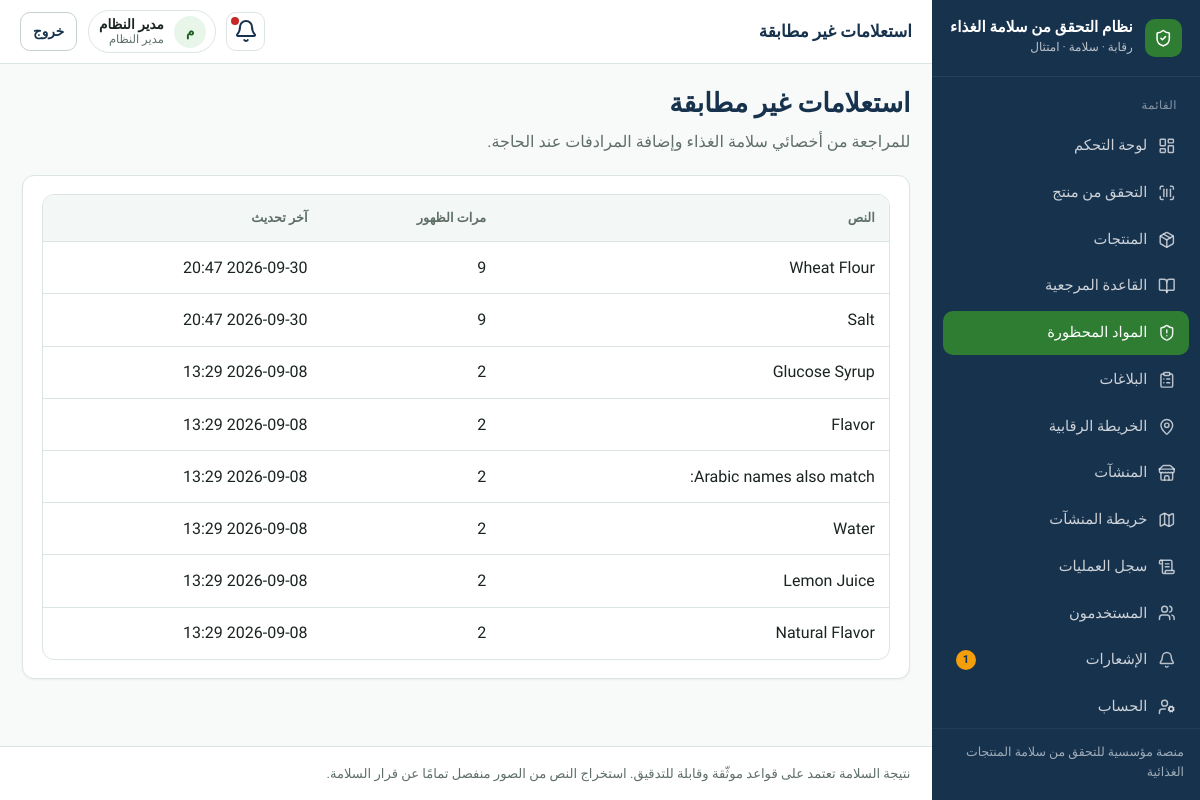
/ingredients/unmatched/ (signed in), run on the app's committed database.
### apps/accounts/models.py (models this page shows, shortened)
class User(AbstractUser):
    id = models.UUIDField(primary_key=True, default=uuid.uuid4, editable=False)
    full_name = models.CharField("الاسم الكامل", max_length=150, blank=True)
    phone = models.CharField("الهاتف", max_length=20, blank=True, null=True, unique=True)
    role = models.CharField(
        max_length=32,
        choices=Role.choices,
        default=Role.USER,
        db_index=True,
    )
    preferred_language = models.CharField(
        max_length=2,
        choices=[("ar", "العربية"), ("en", "English")],
        default="ar",
    )
    is_active = models.BooleanField(default=True)
    class Meta:
        verbose_name = "مستخدم"
        verbose_name_plural = "المستخدمون"
        ordering = ["-date_joined"]
    @property
    def can_manage_ingredients(self):
        return self.role in {Role.ADMIN, Role.INSPECTOR}

### apps/ingredients/models.py (models this page shows)
class UnmatchedQuery(models.Model):
    id = models.UUIDField(primary_key=True, default=uuid.uuid4, editable=False)
    query_text = models.CharField(max_length=255)
    query_normalized = models.CharField(max_length=255, db_index=True)
    hit_count = models.PositiveIntegerField(default=1)
    resolved = models.BooleanField(default=False)
    created_at = models.DateTimeField(auto_now_add=True)
    updated_at = models.DateTimeField(auto_now=True)

### apps/ingredients/views.py (the view)
# urls.py: path("unmatched/", views.unmatched_list, name="unmatched"),
@login_required
def unmatched_list(request):
    if not request.user.can_manage_ingredients:
        return redirect("core:home")
    items = UnmatchedQuery.objects.filter(resolved=False).order_by("-hit_count")[:200]
    return render(request, "ingredients/unmatched.html", {"items": items})

### apps/core/context_processors.py (called while the page is built)
def _item(label, url_name, icon, match_prefixes=None):
    return {
        "label": label,
        "url_name": url_name,
        "icon": icon,
        "match_prefixes": match_prefixes or [],
    }

### templates/ingredients/unmatched.html (shortened to what this page needs)
{% extends "base.html" %}
{% block topbar_title %}استعلامات غير مطابقة{% endblock %}
{% block content %}
<div class="page-header">
  <div>
    <h1>استعلامات غير مطابقة</h1>
    <p class="lead">للمراجعة من أخصائي سلامة الغذاء وإضافة المرادفات عند الحاجة.</p>
  </div>
</div>
<section class="card">
  <div class="table-wrap">
    <table class="table">
      <thead><tr><th>النص</th><th>مرات الظهور</th><th>آخر تحديث</th></tr></thead>
      <tbody>
        {% for i in items %}
        <tr><td>{{ i.query_text }}</td><td>{{ i.hit_count }}</td><td>{{ i.updated_at|date:"Y-m-d H:i" }}</td></tr>
        {% empty %}
        <tr><td colspan="3"><div class="empty-state"><h3>لا توجد استعلامات معلّقة</h3></div></td></tr>
        {% endfor %}
      </tbody>
    </table>
  </div>
</section>
{% endblock %}

### templates/base.html (shortened to what this page needs)
{% load static %}
<!DOCTYPE html>
<html lang="ar" dir="rtl">
<head>
  <link rel="stylesheet" href="{% static 'css/design-system.css' %}">
</head>
<body class="{% block body_class %}{% endblock %}">
{% if use_app_shell %}
  <div class="app-shell">
    <aside class="sidebar" id="sidebar">
      <a class="sidebar-brand" href="{% url 'core:home' %}">
        <span class="brand-mark" aria-hidden="true"><i data-lucide="shield-check"></i></span>
        <span class="brand-text">
          <strong>{{ app_name_ar }}</strong>
          <span>رقابة · سلامة · امتثال</span>
        </span>
      </a>
      <nav class="sidebar-nav" aria-label="القائمة الرئيسية">
        <div class="nav-section">
          <div class="nav-section-title">القائمة</div>
          {% for item in nav_items %}
            <a class="nav-link {% if item.active %}active{% endif %}" href="{{ item.url }}">
              <i data-lucide="{{ item.icon }}"></i>
              <span>{{ item.label }}</span>
              {% if item.url_name == 'notifications:list' and unread_notifications %}
                <span class="nav-badge">{{ unread_notifications }}</span>
              {% endif %}
            </a>
          {% endfor %}
        </div>
      </nav>
      <div class="sidebar-footer">منصة مؤسسية للتحقق من سلامة المنتجات الغذائية</div>
    </aside>
    <div class="main-wrap">
      <header class="topbar">
        <div class="topbar-left">
          <div class="page-title-top">{% block topbar_title %}{{ app_name_ar }}{% endblock %}</div>
        </div>
        <div class="topbar-right">
          <a class="icon-btn" href="{% url 'notifications:list' %}" title="الإشعارات" aria-label="الإشعارات">
            <i data-lucide="bell"></i>
            {% if unread_notifications %}<span class="dot"></span>{% endif %}
          </a>
          <div class="user-chip">
            <span class="user-avatar">{{ user.full_name|default:user.username|make_list|first|upper }}</span>
            <span class="user-meta">
              <strong>{{ user.full_name|default:user.username }}</strong>
              <span>{{ user.get_role_display }}</span>
            </span>
          </div>
          <form method="post" action="{% url 'accounts:logout' %}">
            <button class="btn btn-secondary btn-sm" type="submit">خروج</button>
          </form>
        </div>
      </header>
{% endif %}
      <main class="content"{% if not use_app_shell %} style="max-width:1100px;margin:0 auto"{% endif %}>
        {% block content %}{% endblock %}
      </main>
{% if use_app_shell %}
      <footer class="app-footer">
        نتيجة السلامة تعتمد على قواعد موثّقة وقابلة للتدقيق. استخراج النص من الصور منفصل تمامًا عن قرار السلامة.
      </footer>
    </div>
  </div>
{% else %}
  </div>
{% endif %}
</body>
</html>

### data on the page
User: full_name|make_list "م", full_name "مدير النظام", role "مدير النظام"
UnmatchedQuery: query_text "Wheat Flour", hit_count "9", updated_at "2026-09-30 20:47"
UnmatchedQuery: query_text "Salt", hit_count "9", updated_at "2026-09-30 20:47"
UnmatchedQuery: query_text "Glucose Syrup", hit_count "2", updated_at "2026-09-08 13:29"
UnmatchedQuery: query_text "Flavor", hit_count "2", updated_at "2026-09-08 13:29"
UnmatchedQuery: query_text "Arabic names also match:", hit_count "2", updated_at "2026-09-08 13:29"
UnmatchedQuery: query_text "Water", hit_count "2", updated_at "2026-09-08 13:29"
UnmatchedQuery: query_text "Lemon Juice", hit_count "2", updated_at "2026-09-08 13:29"
UnmatchedQuery: query_text "Natural Flavor", hit_count "2", updated_at "2026-09-08 13:29"

### other printed values
{{ app_name_ar }} "نظام التحقق من سلامة الغذاء"
{{ item.label }} "لوحة التحكم" "التحقق من منتج" "المنتجات" "القاعدة المرجعية" "المواد المحظورة" "البلاغات" "الخريطة الرقابية" "المنشآت" "خريطة المنشآت" "سجل العمليات" "المستخدمون" "الإشعارات" "الحساب"
{{ unread_notifications }} "1"
